Frame 1 (no input): blank canvas, image omitted
Frame 60 (no input): blank canvas, image omitted
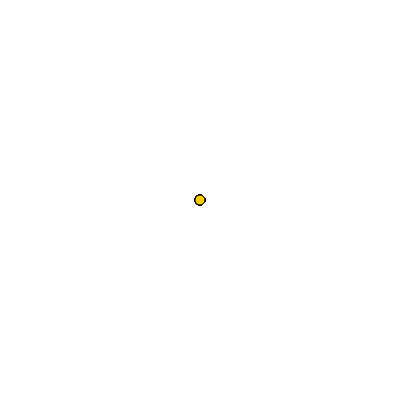
Frame 120 (the mouse pressed at the canvas centre since frame 60)

The p5.js sketch whose frames 1 and 60 were blank and that drew this single picture after the mouse press (run headless with seeded random() and noise() and a simulated clock; from frame 60 on, the mouse is pressed at the canvas centre):

// p5.js sketch
// ── sketch.js


function setup() {
  createCanvas(400, 400);
 
}

function draw() {
  //background(100);

  let c = color(255, 204, 0);

  
  
  fill(c);
  if (mouseIsPressed) {
    ellipse(mouseX, mouseY, 10, 10);
  }
}
